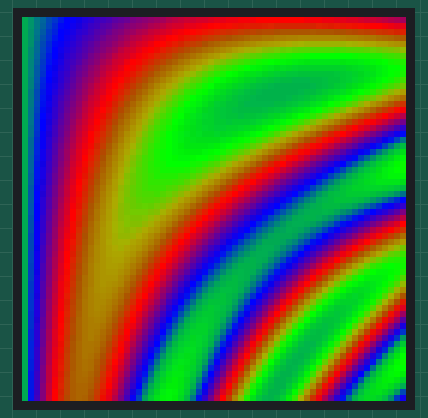
A sketch run on a simulated ESP32-S3. Shown: 64×64 colour display. Random numbers use the default seed unless the sketch sets one; what the sketch prints to the serial monitor is not drawn.

Above: at 5.19 s.
At 9.3 s:
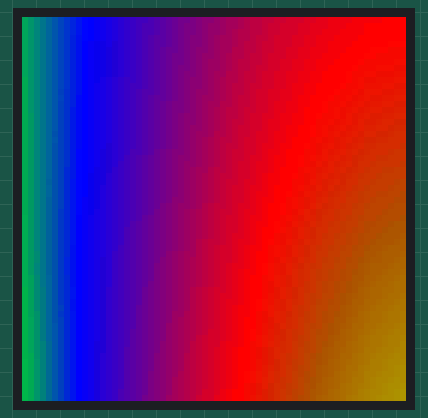
At 13.73 s:
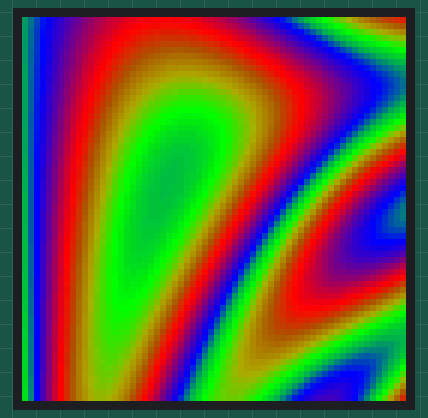
At 22.26 s:
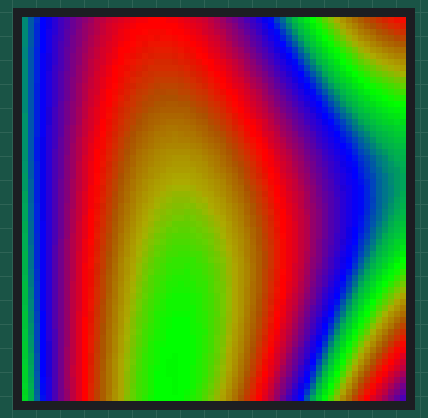
At 30.8 s:
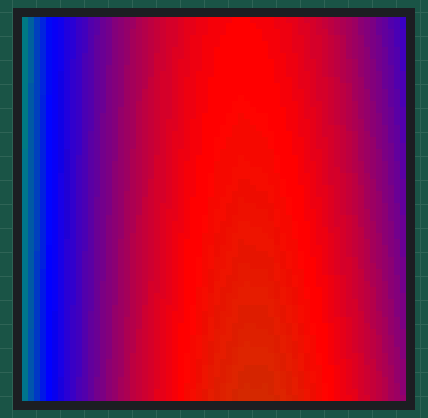
At 39.64 s:
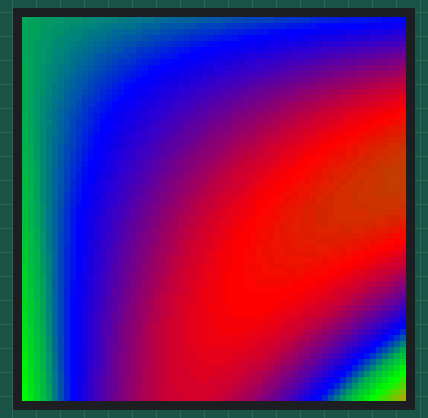

The sketch:

PatternPlasma.ino
```cpp
// (licence header left out)
// HUB75E pinout
// R1 | G1
// B1 | GND
// R2 | G2
// B2 | E
//  A | B
//  C | D
// CLK| LAT
// OE | GND

/*  Default library pin configuration for the reference
  you can redefine only ones you need later on object creation

#define R1 25
#define G1 26
#define BL1 27
#define R2 14
#define G2 12
#define BL2 13
#define CH_A 23
#define CH_B 19
#define CH_C 5
#define CH_D 17
#define CH_E -1 // assign to any available pin if using two panels or 64x64 panels with 1/32 scan
#define CLK 16
#define LAT 4
#define OE 15

*/


#include <ESP32-HUB75-MatrixPanel-I2S-DMA.h>
#include <FastLED.h>

// Configure for your panel(s) as appropriate!
#define PANEL_WIDTH 64
#define PANEL_HEIGHT 64  	// Panel height of 64 will required PIN_E to be defined.
#define PANELS_NUMBER 1 	// Number of chained panels, if just a single panel, obviously set to 1
#define PIN_E 2

#define PANE_WIDTH PANEL_WIDTH * PANELS_NUMBER
#define PANE_HEIGHT PANEL_HEIGHT

#define R1 18
#define G1 8
#define BL1 17
#define R2 16
#define G2 1
#define BL2 15
#define CH_A 7
#define CH_B 48
#define CH_C 6
#define CH_D 47
#define CH_E 2 // assign to any available pin if using two panels or 64x64 panels with 1/32 scan
#define CLK 5
#define LAT 21
#define OE 4

// placeholder for the matrix object
MatrixPanel_I2S_DMA *dma_display = nullptr;


uint16_t time_counter = 0, cycles = 0, fps = 0;
unsigned long fps_timer;

CRGB currentColor;
CRGBPalette16 palettes[] = {HeatColors_p, LavaColors_p, RainbowColors_p, RainbowStripeColors_p, CloudColors_p};
CRGBPalette16 currentPalette = palettes[0];


CRGB ColorFromCurrentPalette(uint8_t index = 0, uint8_t brightness = 255, TBlendType blendType = LINEARBLEND) {
  return ColorFromPalette(currentPalette, index, brightness, blendType);
}

void setup() {

  Serial.begin(115200);

  Serial.println(F("*****************************************************"));
  Serial.println(F("*        ESP32-HUB75-MatrixPanel-I2S-DMA DEMO       *"));
  Serial.println(F("*****************************************************"));
  HUB75_I2S_CFG::i2s_pins _pins={R1, G1, BL1, R2, G2, BL2, CH_A, CH_B, CH_C, CH_D, CH_E, LAT, OE, CLK};
  HUB75_I2S_CFG mxconfig(
                            64,   // width
                            64,   // height
                             4,   // chain length
                         _pins,   // pin mapping
      HUB75_I2S_CFG::FM6126A      // driver chip
    );
  /*
    The configuration for MatrixPanel_I2S_DMA object is held in HUB75_I2S_CFG structure,
    pls refer to the lib header file for full details.
    All options has it's predefined default values. So we can create a new structure and redefine only the options we need

    // those are the defaults
    mxconfig.mx_width = 64;                   // physical width of a single matrix panel module (in pixels, usually it is always 64 ;) )
    mxconfig.mx_height = 32;                  // physical height of a single matrix panel module (in pixels, usually almost always it is either 32 or 64)
    mxconfig.chain_length = 1;                // number of chained panels regardless of the topology, default 1 - a single matrix module
    mxconfig.gpio.r1 = R1;                    // pin mappings
    mxconfig.gpio.g1 = G1;
    mxconfig.gpio.b1 = B1;                    // etc
    mxconfig.driver = HUB75_I2S_CFG::SHIFT;   // shift reg driver, default is plain shift register
    mxconfig.double_buff = false;             // use double buffer (twice amount of RAM required)
    mxconfig.i2sspeed = HUB75_I2S_CFG::HZ_10M;// I2S clock speed, better leave as-is unless you want to experiment
  */

  /*
    For example we have two 64x64 panels chained, so we need to customize our setup like this

  */
  //HUB75_I2S_CFG mxconfig;
  mxconfig.mx_height = PANEL_HEIGHT;      // we have 64 pix heigh panels
  mxconfig.chain_length = PANELS_NUMBER;  // we have 2 panels chained
  mxconfig.gpio.e = PIN_E;                // we MUST assign pin e to some free pin on a board to drive 64 pix height panels with 1/32 scan
  //mxconfig.driver = HUB75_I2S_CFG::FM6126A;     // in case that we use panels based on FM6126A chip, we can change that

  /*
    //Another way of creating config structure
    //Custom pin mapping for all pins
    */


  // OK, now we can create our matrix object
  dma_display = new MatrixPanel_I2S_DMA(mxconfig);

  // let's adjust default brightness to about 75%
  dma_display->setBrightness8(255);    // range is 0-255, 0 - 0%, 255 - 100%

  // Allocate memory and start DMA display
  if( not dma_display->begin() )
      Serial.println("****** !KABOOM! I2S memory allocation failed ***********");

  // well, hope we are OK, let's draw some colors first :)
  Serial.println("Fill screen: RED");
  dma_display->fillScreenRGB888(255, 0, 0);
  delay(1000);

  Serial.println("Fill screen: GREEN");
  dma_display->fillScreenRGB888(0, 255, 0);
  delay(1000);

  Serial.println("Fill screen: BLUE");
  dma_display->fillScreenRGB888(0, 0, 255);
  delay(1000);

  Serial.println("Fill screen: Neutral White");
  dma_display->fillScreenRGB888(64, 64, 64);
  delay(1000);

  Serial.println("Fill screen: black");
  dma_display->fillScreenRGB888(0, 0, 0);
  delay(1000);


  // Set current FastLED palette
  currentPalette = RainbowColors_p;
  Serial.println("Starting plasma effect...");
  fps_timer = millis();
}

void loop() {

    for (int x = 0; x < PANE_WIDTH; x++) {
            for (int y = 0; y <  PANE_HEIGHT; y++) {
                int16_t v = 128;
                uint8_t wibble = sin8(time_counter);
                v += sin16(x * wibble * 3 + time_counter);
                v += cos16(y * (128 - wibble)  + time_counter);
                v += sin16(y * x * cos8(-time_counter) / 8);

                currentColor = ColorFromPalette(currentPalette, (v >> 8)); //, brightness, currentBlendType);
                dma_display->drawPixelRGB888(x, y, currentColor.r, currentColor.g, currentColor.b);
            }
    }

    ++time_counter;
    ++cycles;
    ++fps;

    if (cycles >= 1024) {
        time_counter = 0;
        cycles = 0;
        currentPalette = palettes[random(0,sizeof(palettes)/sizeof(palettes[0]))];
    }

    // print FPS rate every 5 seconds
    // Note: this is NOT a matrix refresh rate, it's the number of data frames being drawn to the DMA buffer per second
    if (fps_timer + 5000 < millis()){
      Serial.printf_P(PSTR("Effect fps: %d\n"), fps/5);
      fps_timer = millis();
      fps = 0;
    }
} // end loop
```
